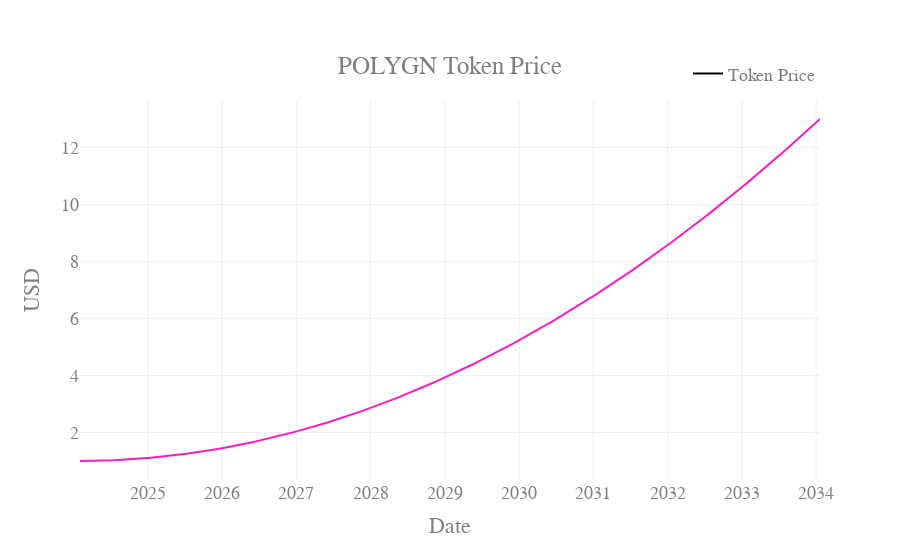

Notebook source saved alongside this figure:
### Code cell
visualizations.plot_token_price(
    df_1,
)

### Figure 1 — Plotly figure (JSON) as saved in the notebook; plotly's stock layout.template omitted (floating-point values rounded to 4 significant figures; data arrays with more than 128 entries replaced by an {"elided": "..."} marker saying what was removed)
{"data": [{"hoverinfo": "x+y", "line": {"color": "#FC1CBF"}, "name": "polygn_price", "showlegend": false, "type": "scatter", "x": {"elided": "1563 str values"}, "y": {"elided": "521 float values"}}, {"hoverinfo": "x", "line": {"color": "black"}, "mode": "lines", "name": "Token Price", "type": "scatter", "x": {"elided": "1563 str values"}, "y": [null]}], "layout": {"font": {"color": "#7f7f7f", "family": "Courier New, monospace", "size": 18}, "hovermode": "x", "legend": {"orientation": "h", "x": 1, "xanchor": "right", "y": 1.02, "yanchor": "bottom"}, "paper_bgcolor": "rgba(255, 255, 255, 1)", "plot_bgcolor": "rgba(255, 255, 255, 1)", "title": {"text": "POLYGN Token Price", "x": 0.5, "xanchor": "center", "y": 0.9, "yanchor": "top"}, "xaxis": {"title": {"text": "Date"}}, "yaxis": {"title": {"text": "USD"}}}}
